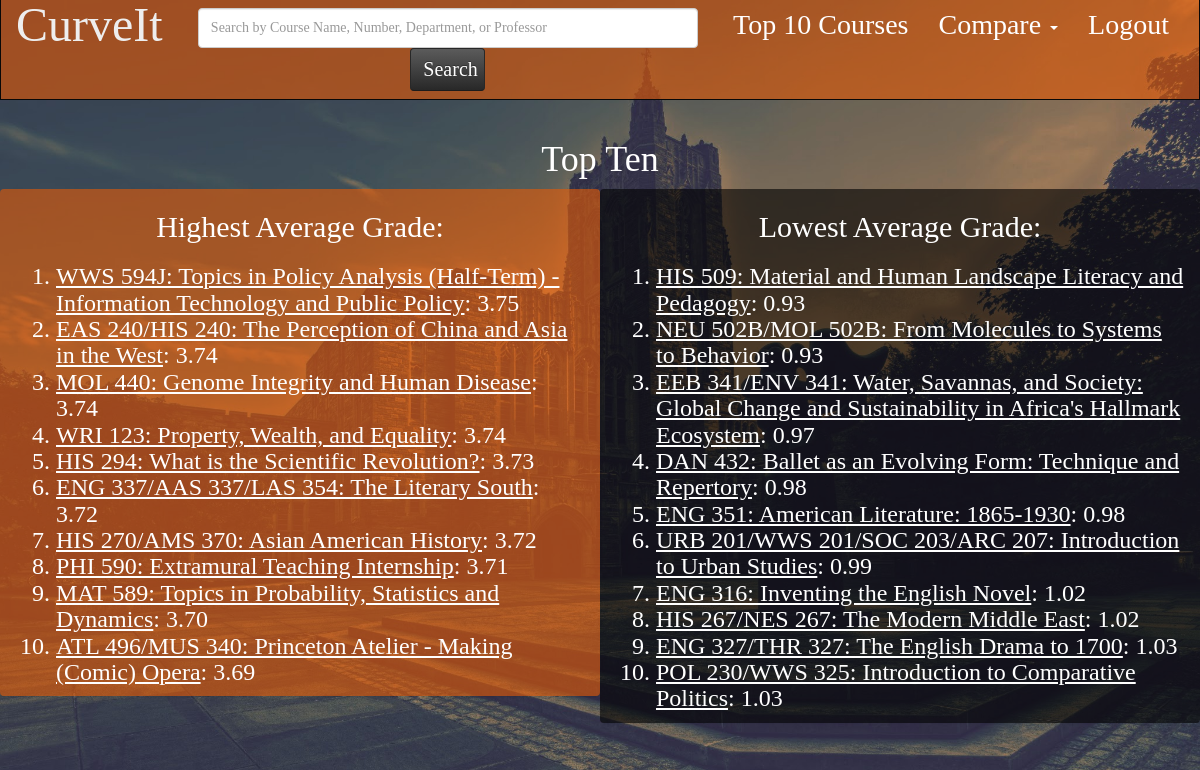
/topten/ (signed in), run on the app's committed database.
### curves/models.py (models this page shows, shortened)
class Course_Specific(models.Model):
	CHOICES = [("A+", "A+"), ("A","A"), ("A-","A-"), ("B+", "B+"), ("B", "B"), ("B-", "B-"), ("C+", "C+"), ("C", "C"), ("C-", "C-"), ("D", "D"), ("F", "F"), ("P", "P")]
	PASTSEMCLASSES = (("COS 333 Advanced Programming Techniques", "COS 333 Advanced Programming Techniques"), ("MAT 201 Multivariable Calculus", "MAT 201 Multivariable Calculus"))
	dept = models.CharField(max_length = 40) # e.g. 'COS'
	num = models.CharField(max_length = 40) # e.g. '333'
	name = models.CharField(max_length = 200) # e.g. 'Advanced Programming Techniques'
	prof = models.CharField(max_length = 200) # e.g. 'Brian+Kernighan'
	semester = models.CharField(max_length = 11) # e.g. '2015 Spring' or '2014 Fall'
	num_A_plus = models.IntegerField(default = 0)
	num_A = models.IntegerField(default = 0)
	num_A_minus = models.IntegerField(default = 0)
	num_B_plus = models.IntegerField(default = 0)
	num_B = models.IntegerField(default = 0)
	num_B_minus = models.IntegerField(default = 0)
	num_C_plus = models.IntegerField(default = 0)
	num_C = models.IntegerField(default = 0)
	num_C_minus = models.IntegerField(default = 0)
	num_D = models.IntegerField(default = 0)
	num_F = models.IntegerField(default = 0)
	num_P = models.IntegerField(default = 0)
	titleString = models.CharField(default = "blank", max_length = 200)
	avg = models.DecimalField(default = 0, max_digits=3, decimal_places=2)
	def getTotalGrades(self):
		return self.num_A_plus + self.num_A + self.num_A_minus + self.num_B_plus + self.num_B + self.num_B_minus + self.num_C_plus + self.num_C + self.num_C_minus + self.num_D + self.num_F
	def getAvg(self):
		return self.avg

### curves/views.py (the view)
# urls.py: url(r'^topten/$', views.topTen)
@login_required
def topTen(request):
    if loggedIn(request) == False:
        return redirect('/add_data/')
    cachedList = QueryCourseList.objects.all()
    if len(cachedList) == 0:
        allSemAllCourse = Course_Specific.objects.all()
        if not allSemAllCourse:
            return render(request, 'curves/404.html')
        uniqueCourseList = []
        for a in allSemAllCourse:
            course = a.__unicode__()
            if course not in uniqueCourseList:
                    uniqueCourseList.append(course)
        allCourseJSON = json.dumps(uniqueCourseList)
        q = QueryCourseList()
        q.qlist = allCourseJSON
        q.save()
    else:
        q = cachedList[0]
    uniqueCourseList = json.loads(q.qlist)
    courseAvgList = {}
    for u in uniqueCourseList:
        allSems = Course_Specific.objects.filter(titleString=u)
        thisAvg = 0
        thisTotal = 0
        for a in allSems:
            thisAvg += a.getAvg() * a.getTotalGrades()
            thisTotal += a.getTotalGrades()
        courseAvgList[u] = (thisAvg/thisTotal)
    hardCourseAvgList = sorted(courseAvgList, key=courseAvgList.__getitem__, reverse=True)
    i = 0
    hardCourseList = {}
    for course in hardCourseAvgList:
        if i >= 10:
            break
        else:
            allClasses = Course_Specific.objects.filter(titleString=course, semester=CURRENTSEMESTER)
            allClassesTotal = 0
            for a in allClasses:
                allClassesTotal += a.getTotalGrades()
            if allClassesTotal >= 10:
                hardCourseList[course] = courseAvgList[course]
                i += 1
    hardCourses = sorted(hardCourseList, key=hardCourseList.__getitem__, reverse=True)
    hardGrades = []
    for h in hardCourses:
        hardGrades.append(hardCourseList[h])
    hardLinks = []
    for h in hardCourses:
        areas1 = h.split("/")
        cdept1 = ""
        cnum1 = ""
        for i in range(0,len(areas1)):
            separate = areas1[i].split(" ")
            thisDept = separate[0]
            thisNum = separate[1]
            if i < len(areas1) - 1:
                cdept1 += thisDept + "+"
                cnum1 += thisNum + "+"
            else:
                cdept1 += thisDept
                curIndex = thisNum.index(":")
                cnum1 += thisNum[0:curIndex]
        hardLinks.append(cdept1 + "/" + cnum1 + "/")
    hardTemp = zip(hardCourses, hardLinks)
    hard = zip(hardTemp, hardGrades)
    easyCourseAvgList = sorted(courseAvgList, key=courseAvgList.__getitem__)
    i = 0
    easyCourseList = {}
    for course in easyCourseAvgList:
        if i >= 10:
            break
        else:
            allClasses = Course_Specific.objects.filter(titleString=course, semester=CURRENTSEMESTER)
            allClassesTotal = 0
            for a in allClasses:
                allClassesTotal += a.getTotalGrades()
            if allClassesTotal >= 10:
                easyCourseList[course] = courseAvgList[course]
                i += 1
    easyCourses = sorted(easyCourseList, key=easyCourseList.__getitem__)
    easyGrades = []
    for e in easyCourses:
        easyGrades.append(easyCourseList[e])
    easyLinks = []
    for e in easyCourses:
        areas1 = e.split("/")
        cdept1 = ""
        cnum1 = ""
        for i in range(0,len(areas1)):
            separate = areas1[i].split(" ")
            thisDept = separate[0]
            thisNum = separate[1]
            if i < len(areas1) - 1:
                cdept1 += thisDept + "+"
                cnum1 += thisNum + "+"
            else:
                cdept1 += thisDept
                curIndex = thisNum.index(":")
                cnum1 += thisNum[0:curIndex]
        easyLinks.append(cdept1 + "/" + cnum1 + "/")
    easyTemp = zip(easyCourses, easyLinks)
    easy = zip(easyTemp, easyGrades)
    context = {'hard': hard, 'easy': easy}
    return render(request, 'curves/topten.html', context)

### curves/models.py (called while the page is built)
	def hasAccess(self):
		return self.has_Entered or (self.year == "2018")

### curves/views.py (called while the page is built)
def loggedIn(request):
    currentnetid = request.user.username
    thisUser = Student.objects.get(netid=currentnetid)
    return (thisUser.hasAccess())

### curves/templates/curves/topten.html
{% extends 'curves/base.html' %}
{% block content %}
{% load mathfilters %}
{% load static %}
<div class="row">
	<div class = "text-center">
  		<h1> Top Ten </h1>
	</div>
</div>
<div class = "container-fluid">
	<div class = "row">
		<div class = "col-md-6  panel panel-good">
			<h2 class = "text-center">Highest Average Grade:</h2>
			<ol>
				<h3>{% for course, grade in hard %}
			  		<li><a class = "a-link" href="/{{course.1}}">{{course.0}}</a>: {{ grade }}</li>
					{% endfor %}</h3>
			</ol>
		</div>
		<div class = "col-md-6  panel panel-bad">
			<h2 class = "text-center">Lowest Average Grade:</h2>
			<ol>
				<h3>{% for course, grade in easy %}
  					<li><a class = "a-link" href="/{{course.1}}">{{course.0}}</a>: {{ grade }}</li>
				{% endfor %}</h3>
			</ol>
		</div>
	</div>
</div>
{% endblock %}

### curves/templates/curves/base.html (shortened to what this page needs)
<!DOCTYPE html>
{% load static %}
{% load mathfilters %}
<html lang="en">
  <head>
    <link href="{% static 'curves/css/bootstrap.min.css' %}" rel="stylesheet">
    <link href="{% static 'curves/css/theme.css' %}" rel="stylesheet">
  </head>
  <body>
    <nav class="navbar navbar-inverse navbar-custom" style="margin-top:-66px">
  <div class="container-fluid">
    <div class="navbar-header">
      <a class="navbar-brand" href="/">CurveIt</a>
    </div>
    <div class="collapse navbar-collapse" id="bs-example-navbar-collapse-1">
      <ul class="nav navbar-nav navbar-right navbar-link">
        <li><a href="/logout/">Logout</a></li>
      </ul>
      <ul class="nav navbar-nav navbar-right">
         <li class="dropdown">
          <a href="#" class="dropdown-toggle" data-toggle="dropdown" role="button" aria-expanded="false">Compare <span class="caret"></span></a>
        </li>
      </ul>
      <ul class="nav navbar-nav navbar-right navbar-link">
        <li><a href="/topten/">Top 10 Courses</a></li>
      </ul>
        <form class="navbar-form navbar-center" action="/search/" method="get">
          <div class="form-group">
            <input type="text" id="autocomplete" style="width: 500px" placeholder="Search by Course Name, Number, Department, or Professor" class="form-control navbar-customform" name="q">
          </div>
            <button type="submit" class="btn btn-search" style ="width: 75px" value="Search">Search </button>
        </form>
    </div>
  </div>
</nav>
    {% block content %}
    {% endblock %}
  </body>
</html>

### curves/static/curves/css/theme.css (style rules this page uses)
.panel-good { background-color: rgba(230, 91, 5, 0.6); }
.panel-bad { background-color: rgba(0, 0, 0, 0.6); }
body, html { font-family: Dense; color: white; background: url(../img/Ptonfaded.jpg) no-repeat center center; -webkit-background-size: cover; -moz-background-size: cover; -o-background-size: cover; background-size: cover; width: 100%; height: 100%; overflow: auto; }
body { padding-top: 65px; }
.a-link { color: white; text-decoration: underline; }
.dropdown-toggle { font-size: 28px; }
.navbar-brand { font-size: 48px; }
.navbar-link { font-size: 28px; }
.navbar-customform { height: 40px; }
.navbar-custom { background-color: rgba(230, 91, 5, 0.6); color:#ffffff; border-radius:0; }
.navbar-custom .navbar-nav > li > a { color:#fff; }
.navbar-custom .navbar-brand { color:#eeeeee; }
.btn-search { background-color: hsl(0, 0%, 16%) !important; background-repeat: repeat-x; filter: progid:DXImageTransform.Microsoft.gradient(startColorstr="#5b5b5b", endColorstr="#282828"); background-image: -khtml-gradient(linear, left top, left bottom, from(#5b5b5b), to(#282828)); background-image: -moz-linear-gradient(top, #5b5b5b, #282828); background-image: -ms-linear-gradient(top, #5b5b5b, #282828); background-image: -webkit-gradient(linear, left top, left bottom, color-stop(0%, #5b5b5b), color-stop(100%, #282828)); background-image: -webkit-linear-gradient(top, #5b5b5b, #282828); background-image: -o-linear-gradient(top, #5b5b5b, #282828); background-image: linear-gradient(#5b5b5b, #282828); border-color: #282828 #282828 hsl(0, 0%, 11%); color: #fff !important; text-shadow: 0 -1px 0 rgba(0, 0, 0, 0.33); -webkit-font-smoothing: antialiased; font-size: 20px; }
.navbar-center { text-align: center; }

### data on the page
Course_Specific: titleString "WWS 594J: Topics in Policy Analysis (Half-Term) - Information Technology and Public Policy", avg "3.75"
Course_Specific: titleString "EAS 240/HIS 240: The Perception of China and Asia in the West", avg "3.74"
Course_Specific: titleString "MOL 440: Genome Integrity and Human Disease", avg "3.74"
Course_Specific: titleString "WRI 123: Property, Wealth, and Equality", avg "3.74"
Course_Specific: titleString "HIS 294: What is the Scientific Revolution?", avg "3.73"
Course_Specific: titleString "ENG 337/AAS 337/LAS 354: The Literary South", avg "3.72"
Course_Specific: titleString "HIS 270/AMS 370: Asian American History", avg "3.72"
Course_Specific: titleString "PHI 590: Extramural Teaching Internship", avg "3.71"
Course_Specific: titleString "MAT 589: Topics in Probability, Statistics and Dynamics", avg "3.70"
Course_Specific: titleString "ATL 496/MUS 340: Princeton Atelier - Making (Comic) Opera", avg "3.69"
Course_Specific: titleString "HIS 509: Material and Human Landscape Literacy and Pedagogy", avg "0.93"
Course_Specific: titleString "NEU 502B/MOL 502B: From Molecules to Systems to Behavior", avg "0.93"
Course_Specific: titleString "EEB 341/ENV 341: Water, Savannas, and Society: Global Change and Sustainability in Africa's Hallmark Ecosystem", avg "0.97"
Course_Specific: titleString "DAN 432: Ballet as an Evolving Form: Technique and Repertory", avg "0.98"
Course_Specific: titleString "ENG 351: American Literature: 1865-1930", avg "0.98"
Course_Specific: titleString "URB 201/WWS 201/SOC 203/ARC 207: Introduction to Urban Studies", avg "0.99"
Course_Specific: titleString "ENG 316: Inventing the English Novel", avg "1.02"
Course_Specific: titleString "HIS 267/NES 267: The Modern Middle East", avg "1.02"
Course_Specific: titleString "ENG 327/THR 327: The English Drama to 1700", avg "1.03"
Course_Specific: titleString "POL 230/WWS 325: Introduction to Comparative Politics", avg "1.03"
